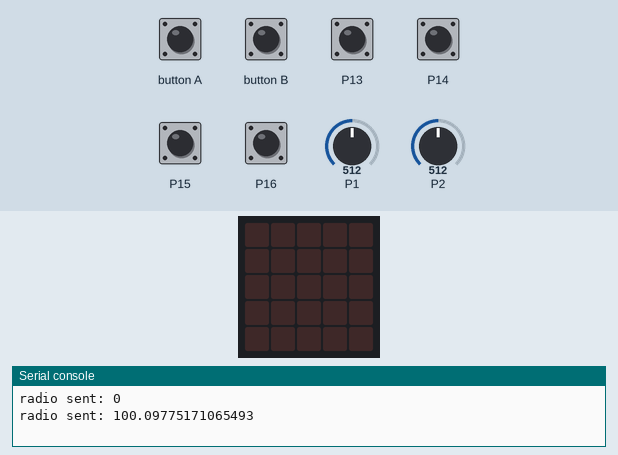
Recording of a program running on a simulated BBC micro:bit (MakeCode). On the bench: the board's 5×5 LED display, the last lines printed to the serial console. The inputs (shaded band) are chosen by the test bench; at power-on: P13–16 HIGH, P1 = 512, P2 = 512 (analog values on the 0–1023 scale). No radio messages arrive unless stated (any console line starting 'radio sent:' is added by the test bench).

Above: at 1.2 s.
1.3 s: P1 set to 622
2.8 s: P1 set to 655
At 4.0 s:
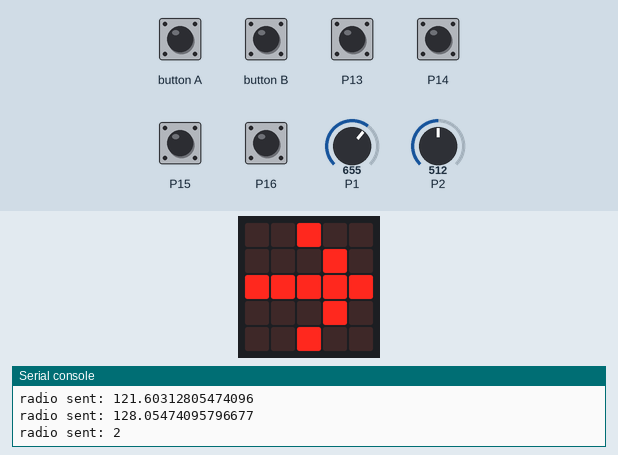
4.3 s: P2 set to 633
5.8 s: P2 set to 654
At 6.7 s:
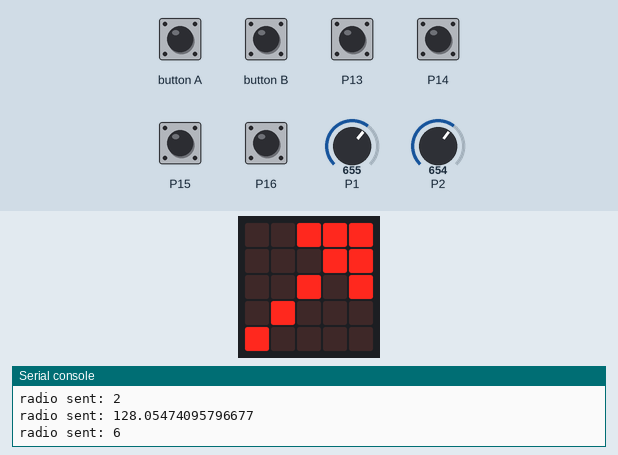
7.3 s: P14 pulled LOW for 0.15 s
At 7.8 s:
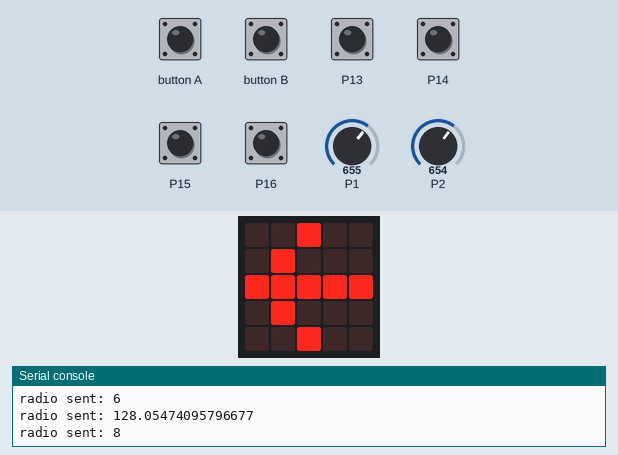
9.4 s: P1 set to 511
At 10.1 s:
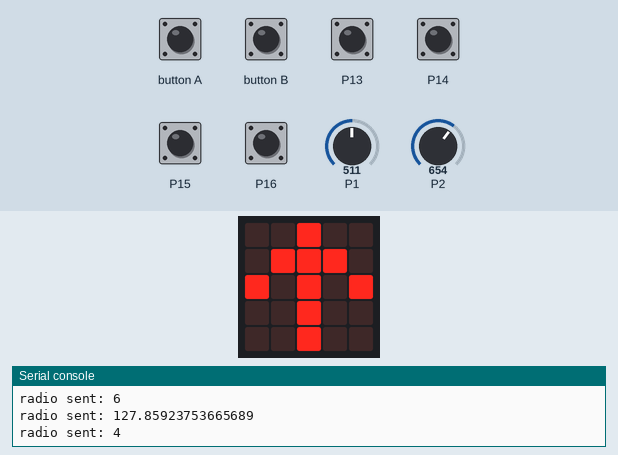
Timing chart, 0 to 11.9 s (numbered marks = the images above; inputs shaded):
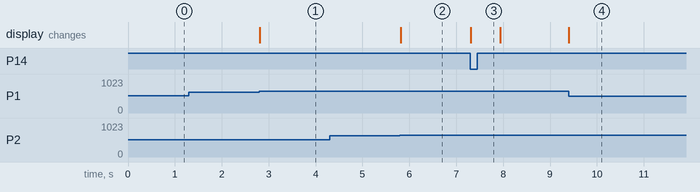

The program:

main.ts
```typescript
function Muestra (Direccion: number) {
    if (Direccion == 1) {
        basic.showArrow(ArrowNames.South)
    }
    if (Direccion == 2) {
        basic.showArrow(ArrowNames.East)
    }
    if (Direccion == 4) {
        basic.showArrow(ArrowNames.North)
    }
    if (Direccion == 8) {
        basic.showArrow(ArrowNames.West)
    }
    if (Direccion == 9) {
        basic.showArrow(ArrowNames.SouthWest)
    }
    if (Direccion == 3) {
        basic.showArrow(ArrowNames.SouthEast)
    }
    if (Direccion == 6) {
        basic.showArrow(ArrowNames.NorthEast)
    }
    if (Direccion == 12) {
        basic.showArrow(ArrowNames.NorthWest)
    }
    if (Direccion == 0) {
        basic.showIcon(IconNames.No)
    }
}
let Velocidad = 0
let Y = 0
let X = 0
let Direccion = 0
radio.setGroup(1)
let Anterior = 0
let VAnterior = 0
radio.sendNumber(0)
pins.setPull(DigitalPin.P13, PinPullMode.PullUp)
pins.setPull(DigitalPin.P14, PinPullMode.PullUp)
pins.setPull(DigitalPin.P15, PinPullMode.PullUp)
pins.setPull(DigitalPin.P16, PinPullMode.PullUp)
basic.forever(function () {
    Direccion = 0
    X = Math.map(pins.analogReadPin(AnalogReadWritePin.P1), 0, 1023, -100, 100)
    Y = Math.map(pins.analogReadPin(AnalogReadWritePin.P2), 0, 1023, -100, 100)
    if (X < -25) {
        Direccion += 8
    }
    if (X > 25) {
        Direccion += 2
    }
    if (Y > 25) {
        Direccion += 4
    }
    if (Y < -25) {
        Direccion += 1
    }
    if (pins.digitalReadPin(DigitalPin.P13) == 0) {
        Direccion += 1
    }
    if (pins.digitalReadPin(DigitalPin.P14) == 0) {
        Direccion += 2
    }
    if (pins.digitalReadPin(DigitalPin.P15) == 0) {
        Direccion += 4
    }
    if (pins.digitalReadPin(DigitalPin.P16) == 0) {
        Direccion += 8
    }
    if (Math.abs(X) >= Math.abs(Y)) {
        Velocidad = Math.abs(X) + 100
    } else {
        Velocidad = Math.abs(Y) + 100
    }
    if (input.buttonIsPressed(Button.A)) {
        Direccion = Direccion + 200
    }
    if (input.buttonIsPressed(Button.B)) {
        Direccion = Direccion + 100
    }
    if (Math.abs(Velocidad - VAnterior) > 10) {
        radio.sendNumber(Velocidad)
        VAnterior = Velocidad
    }
    if (Direccion != Anterior) {
        radio.sendNumber(Velocidad)
        radio.sendNumber(Direccion)
        Anterior = Direccion
        Muestra(Direccion)
    }
})
```

test.ts
```typescript
// aquí va el archivo "tests"; esto no se compilará cuando este paquete se utilice como una extensión.
```

Measured:
- the behaviour switches between 639 and 640 on P1 (found by bisection; images 0 and 1)
- the behaviour switches between 639 and 640 on P2 (found by bisection; images 1 and 2)
- after the input at 2.8 s, the display: changes at once (image 1)
- after the input at 4.3 s, every drawn part: stays the same
- after the input at 5.8 s, the display: changes at once (image 2)
- after the input at 7.3 s, the display: changes at once (image 3)
- after the input at 9.4 s, the display: changes at once (image 4)
